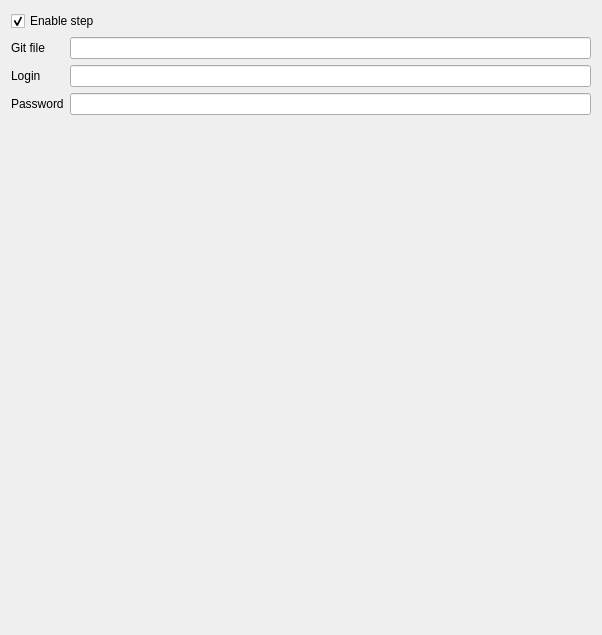
<?xml version="1.0" encoding="UTF-8"?>
<ui version="4.0">
 <class>GitClonePanelClass</class>
 <widget class="QWidget" name="GitClonePanelClass">
  <property name="geometry">
   <rect>
    <x>0</x>
    <y>0</y>
    <width>602</width>
    <height>635</height>
   </rect>
  </property>
  <property name="windowTitle">
   <string>GitClonePanel</string>
  </property>
  <layout class="QGridLayout" name="gridLayout">
   <item row="4" column="1">
    <spacer name="verticalSpacer">
     <property name="orientation">
      <enum>Qt::Vertical</enum>
     </property>
     <property name="sizeHint" stdset="0">
      <size>
       <width>20</width>
       <height>504</height>
      </size>
     </property>
    </spacer>
   </item>
   <item row="2" column="1">
    <widget class="QLineEdit" name="lEdtLogin"/>
   </item>
   <item row="1" column="0">
    <widget class="QLabel" name="label_3">
     <property name="text">
      <string>Git file</string>
     </property>
    </widget>
   </item>
   <item row="3" column="0">
    <widget class="QLabel" name="label">
     <property name="text">
      <string>Password</string>
     </property>
    </widget>
   </item>
   <item row="3" column="1">
    <widget class="QLineEdit" name="lEdtPassword">
     <property name="echoMode">
      <enum>QLineEdit::Password</enum>
     </property>
    </widget>
   </item>
   <item row="2" column="0">
    <widget class="QLabel" name="label_2">
     <property name="text">
      <string>Login</string>
     </property>
    </widget>
   </item>
   <item row="1" column="1">
    <widget class="QLineEdit" name="lEdtGit">
     <property name="toolTip">
      <string>Git project URL</string>
     </property>
    </widget>
   </item>
   <item row="0" column="0" colspan="2">
    <widget class="QCheckBox" name="checkBox">
     <property name="toolTip">
      <string>Enable step</string>
     </property>
     <property name="text">
      <string>Enable step</string>
     </property>
     <property name="checked">
      <bool>true</bool>
     </property>
    </widget>
   </item>
  </layout>
 </widget>
 <layoutdefault spacing="6" margin="11"/>
 <resources/>
 <connections/>
</ui>
